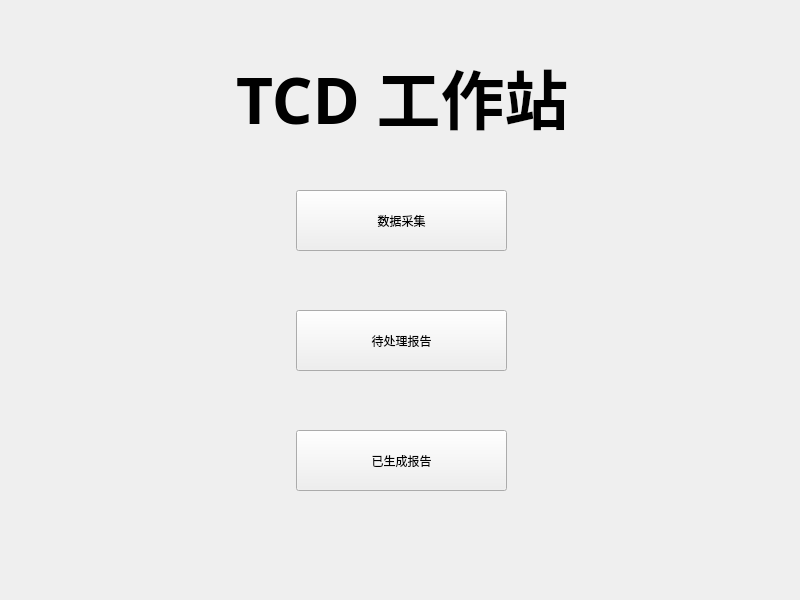
<?xml version="1.0" encoding="UTF-8"?>
<ui version="4.0">
 <class>MainWindow</class>
 <widget class="QMainWindow" name="MainWindow">
  <property name="geometry">
   <rect>
    <x>0</x>
    <y>0</y>
    <width>800</width>
    <height>600</height>
   </rect>
  </property>
  <property name="minimumSize">
   <size>
    <width>800</width>
    <height>600</height>
   </size>
  </property>
  <property name="maximumSize">
   <size>
    <width>800</width>
    <height>600</height>
   </size>
  </property>
  <property name="windowTitle">
   <string>TCD工作站</string>
  </property>
  <widget class="QWidget" name="centralWidget">
   <widget class="QPushButton" name="dataGatherButton">
    <property name="geometry">
     <rect>
      <x>296</x>
      <y>190</y>
      <width>211</width>
      <height>61</height>
     </rect>
    </property>
    <property name="text">
     <string>数据采集</string>
    </property>
   </widget>
   <widget class="QPushButton" name="UnproducedReportButton">
    <property name="geometry">
     <rect>
      <x>296</x>
      <y>310</y>
      <width>211</width>
      <height>61</height>
     </rect>
    </property>
    <property name="text">
     <string>待处理报告</string>
    </property>
   </widget>
   <widget class="QPushButton" name="producedReportButton">
    <property name="geometry">
     <rect>
      <x>296</x>
      <y>430</y>
      <width>211</width>
      <height>61</height>
     </rect>
    </property>
    <property name="text">
     <string>已生成报告</string>
    </property>
   </widget>
   <widget class="QLabel" name="label">
    <property name="geometry">
     <rect>
      <x>236</x>
      <y>50</y>
      <width>351</width>
      <height>91</height>
     </rect>
    </property>
    <property name="font">
     <font>
      <family>Adobe 繁黑體 Std B</family>
      <pointsize>48</pointsize>
      <weight>75</weight>
      <italic>false</italic>
      <bold>true</bold>
     </font>
    </property>
    <property name="text">
     <string>TCD 工作站</string>
    </property>
   </widget>
  </widget>
 </widget>
 <layoutdefault spacing="6" margin="11"/>
 <resources/>
 <connections/>
</ui>
